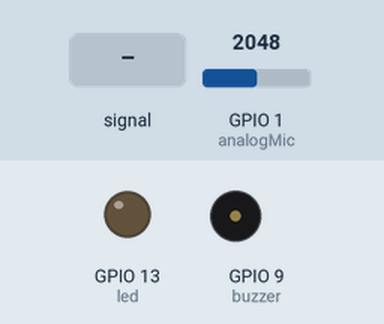
The sketch below on a simulated ESP32-S3. Shown: output pins drawn as LEDs (lit = HIGH), buzzer (waves = sounding, pin HIGH). Inputs (shaded band) come from the test bench; at power-on: GPIO 1 (analogMic) = 2048. The modem accepts every AT command (registered, SIM ready, sends succeed) and sends nothing else; pins used as bus, display or sensor lines are not drawn.

Above: at 7.2 s.
7.3 s: GPIO 1 (analogMic) fed a 200 Hz sine of ±327 counts around its level
At 8.52 s:
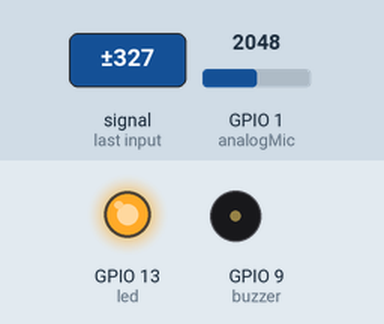
10.3 s: GPIO 1 (analogMic) set to 2866
At 11.1 s:
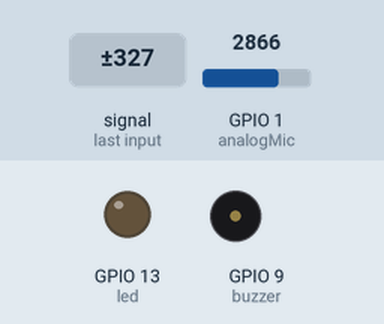
Timing chart, 0 to 13.3 s (numbered marks = the images above; inputs shaded):
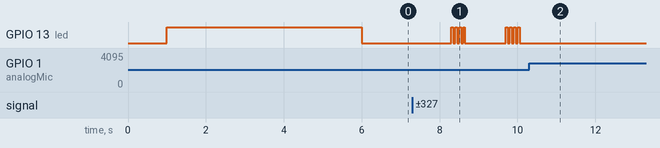

Measured:
- after the input at 7.3 s, GPIO 13 (led): goes 3 × (HIGH 0.05 s, LOW 0.05 s), HIGH 0.05 s, LOW 1.1 s, 3 × (HIGH 0.05 s, LOW 0.05 s), HIGH 0.05 s, then LOW, starting after 1.0 s
- after the input at 10.3 s, GPIO 13 (led): stops changing and stays LOW

The sketch:

main.ino
```cpp
/*  Clapclap_Lifx v1.1
 *
 *  Detect number of claps to turn on/off a Lifx bulb
 *
 *  Changelog : Add brighness options with 3/4/5 claps
 *              Code improvements
 *
 *  TBD : Debug the debug mode
 *        Get time when ESP is wireless ready instead of waiting 5 seconds
 *        Flash ESP to set at 9600 bauds
 *
 *  Components :  Arduino Nano || Breadboard Power Supply || ESP8266 ESP-01 || Microphone KY-038
 *                Voltage regulator 5V-3.3V || 2 PNP transistors || Buzzer || Blue LED
 *
 *  Date : 11 January 2017
 *  by Florent Dupont
 */


#include <SoftwareSerial.h>


// ------------------------------ Declarations ------------------------------
#define DEBUGMODE false                  // WARNING : setting to true cause serial communication to slow algorithm and breaks detection
#define NOISYMODE false                  // to turn on/off buzzer sound

int led = 13;
int analogMic = A0;
int digitalMic = 12;
int buzzer = 9;

SoftwareSerial ESP(2, 3);               // initialize serial communication through pin 2/RX and 3/TX
#define baudrate 9600                   // SoftwareSerial is stable only at 9600 bauds on serial communication
int resetPin = 5;
bool bulbState = false;                 // bulb have to be set OFF when initializing soft

#define detectionTimeLimit 500          // Time before stopping between-clap listening
#define clapDurationLimit 1000          // Time before stopping between-clap listening
bool overtime = false;

int n = 0;

int savedValues[10] = {-1, -1, -1, -1, -1, -1, -1, -1, -1, -1};
int count = 0;
int mean = 0;
int threshold = 1025;                   // instantiate to unreachable value while mean is not ready

// ASCII messages
const char power1[] = {49, 0, 0, 52, 0, 0, 0, 0, 0, 0, 0, 0, 0, 0, 0, 0, 0, 0, 0, 0, 0, 0, 0, 0, 0, 0, 0, 0, 0, 0, 0, 0, 102, 0, 0, 0, 0, 0, 0, 0, 0, 255, 63, 172, 13, 0, 4, 0, 0};
const char power2[] = {49, 0, 0, 52, 0, 0, 0, 0, 0, 0, 0, 0, 0, 0, 0, 0, 0, 0, 0, 0, 0, 0, 0, 0, 0, 0, 0, 0, 0, 0, 0, 0, 102, 0, 0, 0, 0, 0, 0, 0, 0, 255, 127, 172, 13, 0, 4, 0, 0};
const char power3[] = {49, 0, 0, 52, 0, 0, 0, 0, 0, 0, 0, 0, 0, 0, 0, 0, 0, 0, 0, 0, 0, 0, 0, 0, 0, 0, 0, 0, 0, 0, 0, 0, 102, 0, 0, 0, 0, 0, 0, 0, 0, 255, 255, 172, 13, 0, 4, 0, 0};

const char turnON[] = {42, 0, 0, 52, 0, 0, 0, 0, 0, 0, 0, 0, 0, 0, 0, 0, 0, 0, 0, 0, 0, 0, 0, 0, 0, 0, 0, 0, 0, 0, 0, 0, 117, 0, 0, 0, 0, 255, 255, 4, 0, 0};
const char turnOFF[] = {42, 0, 0, 52, 0, 0, 0, 0, 0, 0, 0, 0, 0, 0, 0, 0, 0, 0, 0, 0, 0, 0, 0, 0, 0, 0, 0, 0, 0, 0, 0, 0, 117, 0, 0, 0, 0, 0, 0, 4, 0, 0};
// --------------------------------------------------------------------------


// ----------------------------- Initialization -----------------------------
void setup()
{
  if(DEBUGMODE) Serial.begin(115200);   // start serial communications at 115200 bauds, required because ESP restarts at 115200 bauds
  ESP.begin(115200);

  // Setting up I/O
  pinMode(resetPin, OUTPUT);            // controls ESP reset
  pinMode(led, OUTPUT);                 // indicative LED
  pinMode(analogMic, INPUT);
  pinMode(digitalMic, INPUT);
  pinMode(buzzer, OUTPUT);

  rebootESP();
  sendToESP("AT+CIOBAUD=9600", 1000);   // lower ESP serial communication baudrate for better stability, SoftwareSerial doesn't support 115200 bauds

  // change baudrates from 115200 to 9600 bauds
  ESP.flush();
  ESP.end();
  if(DEBUGMODE)
  {
    Serial.flush();                     // let last character be sent
    Serial.end ();                      // close serial
    Serial.begin(baudrate);
  }
  ESP.begin(baudrate);

  // AT Commands
  sendToESP("AT+CIPMUX=0", 1000);

  sendToESP("AT+CIPSTART=\"UDP\",\"192.168.1.16\",56700", 1000);    // create UDP communication with IP adress and port

  printlnMessage("ESP ready");
}
// --------------------------------------------------------------------------


// ------------------------------ Loop function -----------------------------
void loop()
{
  if(DEBUGMODE)
  {
    // listen for communication from the ESP8266 and then write it to the serial monitor
    if (ESP.available())
      Serial.write( ESP.read() );

    // listen for user input and send it to the ESP8266
    if (Serial.available())
      ESP.write( Serial.read() );
  }


  if(clapClean())         // if clap is recognized
  {
    n = clapCounter(1);   // begin clap count

    printMessage("Valeur de n : ");
    printlnMessage(n);
  }


  if(!overtime)           // if no overtime detection
  {
    switch(n)
    {
      case 2 :  executeOrder66();
                buzzOk();
                break;
      case 3 :  changeBrightness(1);
                buzzOk();
                break;
      case 4 :  changeBrightness(2);
                buzzOk();
                break;
      case 5 :  changeBrightness(3);
                buzzOk();
                break;
    }
    if(n > 5)
      buzzNotOk();
  }
  else                    // if overtime detection
  {
    printlnMessage("OVERTIME !");
    buzzNotOk();
  }

  // Microphone analysis reset
  overtime = false;
  n = 0;
}
// --------------------------------------------------------------------------


// ----------------------------- Methods library ----------------------------
int clapCounter(int m)
{
  printlnMessage(m);
  double detectionTime = millis();
  while(millis() - detectionTime < detectionTimeLimit)
    if(clapClean())
    {
      m++;
      if(m >= 5)
        return m;
      m = clapCounter(m);
    }
  return m;
}


void buzzOk()
{
  if(NOISYMODE)
  {
    tone(buzzer, 500, 50);
    delay(100);
    tone(buzzer, 1000, 100);
    delay(200);
  }
}

void buzzNotOk()
{
  bool bulbStateMem = (digitalRead(led) ? HIGH : LOW);    // save bulb state

  for(int i=0 ; i<4 ; i++)
  {
    digitalWrite(led, HIGH);
    delay(50);
    digitalWrite(led, LOW);
    delay(50);
  }

  digitalWrite(led, (bulbStateMem ? HIGH : LOW));         // set back lifx led state

  if(NOISYMODE)
  {
    tone(buzzer, 300, 50);
    delay(100);
    tone(buzzer, 300, 50);
    delay(100);
    tone(buzzer, 300, 50);
    delay(100);
  }
}


int clapClean()
{
  if(getMicroValue())
  {
    double beginTime = millis();        // detection time
    int mode = 1;
    while(mode == 1)
    {
      double beginTimeInside = millis();

      // overtime detection algorithm
      while(millis() - beginTimeInside <= 50)           // while sound is detected within 50 milliseconds
      {
        if(millis() - beginTime > clapDurationLimit)    // if sound last for more than 1000 milliseconds, stop clap detection
        {
          mode = 0;
          overtime = true;
          return false;
        }
        if(getMicroValue())
        {
          mode = 1;
          break;
        }
        mode = 0;
      }
    }
    return true;
  }
  else
    return false;
}


int getMicroValue()
{
  printlnMessage(analogRead(A0));

  adjustThreshold();

  return (analogRead(A0) > threshold);
}


void adjustThreshold()
{
  if (savedValues[9] == -1)             // while array isn't full, can't reach threshold
  {
    savedValues[count] = analogRead(A0);
    mean += savedValues[count];
  }
  else
  {
    mean -= savedValues[count];         // switch oldest value with the new one
    savedValues[count] = analogRead(A0);
    mean += savedValues[count];

    printMessage("Threshold = ");
    printlnMessage(threshold);
    threshold = (mean/10) + 2;          // threshold refresh
  }

  if(count < 9)
    count++;
  else
    count = 0;
}


void rebootESP()
{
  digitalWrite(5, LOW);                 // put ESP reset pin to 0V
  digitalWrite(13, LOW);
  delay(1000);
  digitalWrite(5, HIGH);                // reset ESP8266
  digitalWrite(13, HIGH);

  double timein = millis();
  while(millis() - timein < 5000)       // await ESP serial emptying during 5 sec
    while(ESP.available() > 0)
      char trash = ESP.read();          // empty ESP serial buffer
  digitalWrite(13, LOW);

  char message[] = {'O','K'};
  char n = 0;
  ESP.println("AT");                    // send "AT" to ESP, need to answer "OK"

  timein = millis();
  while(millis() - timein < 1000)
    if (ESP.available())
      if(ESP.read() == message[n])
        if(n == 0)
          n++;
        else if(n == 1)
        {
          printlnMessage("ESP boot completed");
          return;                       // if completed, leave recursive function
        }
      else
        n = 0;

  printlnMessage("ESP boot failed");    // if ESP doesn't send "OK", retry reboot process until it sends OK
  rebootESP();
}


void sendToESP(String command, int timeout)
{
  ESP.println(command);
  char check[] = {'O','K'};
  char n = 0;
  char answer;
  double timein = millis();
  while(millis() - timein < timeout)
    if(ESP.available())
    {
      answer = ESP.read();
      printMessage(answer);
      if(answer == check[n])
        if(n == 0)
          n++;
        else if(n == 1)
        {
          printMessage("\r\n");
          delay(5);
          return;
        }
      else
        n = 0;
    }
}


void waitESPReaction(int timeout)
{
  double timein = millis();
  while(millis() - timein < timeout)
  if(DEBUGMODE)
    if(ESP.available())
      Serial.write( ESP.read() );
}


void waitESPAcknowledgement(short timeout)
{
  char check[] = {'O','K'};
  char n = 0;
  char answer;
  double timein = millis();
  while(millis() - timein < timeout)
    if(ESP.available())
    {
      answer = ESP.read();
      printMessage(answer);
      if(answer == check[n])
        if(n == 0)
          n++;
        else if(n == 1)
        {
          printMessage("\r\n");
          delay(5);
          return;
        }
      else
        n = 0;
    }
}


void changeBrightness(char power)
{
  sendToESP("AT+CIPSEND=49", 1000);

  switch(power)
  {
    case 1: for(int i=0 ; i<sizeof(power1) ; i++)
              ESP.print(power1[i]);
            break;
    case 2: for(int i=0 ; i<sizeof(power2) ; i++)
              ESP.print(power2[i]);
            break;
    case 3: for(int i=0 ; i<sizeof(power3) ; i++)
              ESP.print(power3[i]);
            break;
  }
  waitESPAcknowledgement(1024);

  if(!bulbState)        // if bulb is OFF, turn it ON
    executeOrder66();
}


void executeOrder66()
{
  sendToESP("AT+CIPSEND=42", 1000);

  if(!bulbState)
  {
    for(int i=0 ; i<sizeof(turnON) ; i++)
      ESP.print(turnON[i]);
    bulbState = true;
    digitalWrite(led, HIGH);
  }
  else
  {
    for(int i = 0 ; i < sizeof(turnOFF) ; i++)
      ESP.print(turnOFF[i]);
    bulbState = false;
    digitalWrite(led, LOW);
  }
  waitESPAcknowledgement(1024);
}


void printMessage(String message)
{
  if(DEBUGMODE)
    Serial.print(message);
}

void printMessage(char message)
{
  if(DEBUGMODE)
    Serial.print(message);
}

void printlnMessage(String message)
{
  if(DEBUGMODE)
    Serial.println(message);
}

void printlnMessage(int message)
{
  if(DEBUGMODE)
    Serial.println(message);
}
```
